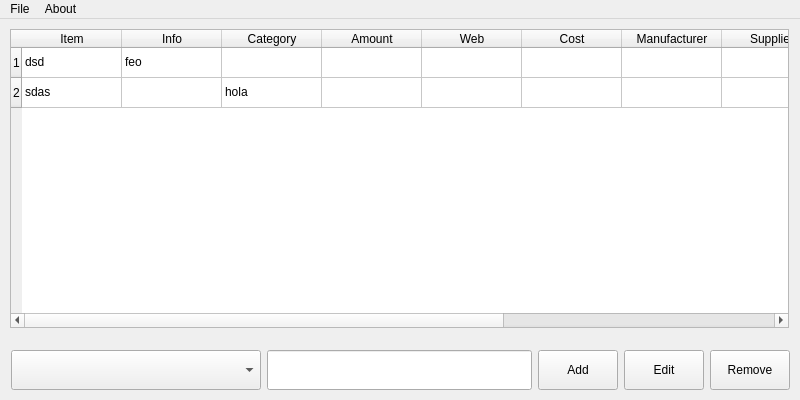
<?xml version="1.0" encoding="UTF-8"?>
<ui version="4.0">
 <class>MainWindow</class>
 <widget class="QMainWindow" name="MainWindow">
  <property name="geometry">
   <rect>
    <x>0</x>
    <y>0</y>
    <width>800</width>
    <height>400</height>
   </rect>
  </property>
  <property name="windowTitle">
   <string>MainWindow</string>
  </property>
  <widget class="QWidget" name="centralWidget">
   <widget class="QWidget" name="horizontalLayoutWidget">
    <property name="geometry">
     <rect>
      <x>0</x>
      <y>320</y>
      <width>801</width>
      <height>52</height>
     </rect>
    </property>
    <layout class="QHBoxLayout" name="horizontalLayout">
     <property name="sizeConstraint">
      <enum>QLayout::SetDefaultConstraint</enum>
     </property>
     <item>
      <widget class="QComboBox" name="categoryBox">
       <property name="minimumSize">
        <size>
         <width>250</width>
         <height>40</height>
        </size>
       </property>
      </widget>
     </item>
     <item>
      <widget class="QLineEdit" name="filterEdit">
       <property name="minimumSize">
        <size>
         <width>250</width>
         <height>40</height>
        </size>
       </property>
      </widget>
     </item>
     <item>
      <widget class="QPushButton" name="addBtn">
       <property name="minimumSize">
        <size>
         <width>0</width>
         <height>40</height>
        </size>
       </property>
       <property name="text">
        <string>Add</string>
       </property>
      </widget>
     </item>
     <item>
      <widget class="QPushButton" name="editBtn">
       <property name="minimumSize">
        <size>
         <width>0</width>
         <height>40</height>
        </size>
       </property>
       <property name="text">
        <string>Edit</string>
       </property>
      </widget>
     </item>
     <item>
      <widget class="QPushButton" name="removeBtn">
       <property name="minimumSize">
        <size>
         <width>0</width>
         <height>40</height>
        </size>
       </property>
       <property name="text">
        <string>Remove</string>
       </property>
      </widget>
     </item>
    </layout>
   </widget>
   <widget class="QWidget" name="verticalLayoutWidget">
    <property name="geometry">
     <rect>
      <x>-1</x>
      <y>-1</y>
      <width>801</width>
      <height>321</height>
     </rect>
    </property>
    <layout class="QVBoxLayout" name="verticalLayout">
     <property name="spacing">
      <number>2</number>
     </property>
     <property name="sizeConstraint">
      <enum>QLayout::SetMaximumSize</enum>
     </property>
     <item>
      <widget class="QTableWidget" name="tableWidget">
       <property name="verticalScrollMode">
        <enum>QAbstractItemView::ScrollPerPixel</enum>
       </property>
       <property name="horizontalScrollMode">
        <enum>QAbstractItemView::ScrollPerPixel</enum>
       </property>
       <property name="sortingEnabled">
        <bool>true</bool>
       </property>
       <property name="columnCount">
        <number>12</number>
       </property>
       <attribute name="horizontalHeaderShowSortIndicator" stdset="0">
        <bool>true</bool>
       </attribute>
       <attribute name="verticalHeaderShowSortIndicator" stdset="0">
        <bool>true</bool>
       </attribute>
       <row>
        <property name="text">
         <string>1</string>
        </property>
       </row>
       <row>
        <property name="text">
         <string>2</string>
        </property>
       </row>
       <column>
        <property name="text">
         <string>Item</string>
        </property>
       </column>
       <column>
        <property name="text">
         <string>Info</string>
        </property>
       </column>
       <column>
        <property name="text">
         <string>Category</string>
        </property>
       </column>
       <column>
        <property name="text">
         <string>Amount</string>
        </property>
       </column>
       <column>
        <property name="text">
         <string>Web</string>
        </property>
       </column>
       <column>
        <property name="text">
         <string>Cost</string>
        </property>
       </column>
       <column>
        <property name="text">
         <string>Manufacturer</string>
        </property>
       </column>
       <column>
        <property name="text">
         <string>Supplier</string>
        </property>
       </column>
       <column>
        <property name="text">
         <string>Man. ID</string>
        </property>
       </column>
       <column>
        <property name="text">
         <string>Sup. ID</string>
        </property>
       </column>
       <column>
        <property name="text">
         <string>Storage</string>
        </property>
       </column>
       <column>
        <property name="text">
         <string>Datasheet</string>
        </property>
       </column>
       <item row="0" column="0">
        <property name="text">
         <string>dsd</string>
        </property>
       </item>
       <item row="0" column="1">
        <property name="text">
         <string>feo</string>
        </property>
       </item>
       <item row="1" column="0">
        <property name="text">
         <string>sdas</string>
        </property>
       </item>
       <item row="1" column="2">
        <property name="text">
         <string>hola</string>
        </property>
       </item>
      </widget>
     </item>
    </layout>
   </widget>
  </widget>
  <widget class="QMenuBar" name="menuBar">
   <property name="geometry">
    <rect>
     <x>0</x>
     <y>0</y>
     <width>800</width>
     <height>25</height>
    </rect>
   </property>
   <widget class="QMenu" name="menuExit">
    <property name="title">
     <string>File</string>
    </property>
    <addaction name="actionExit"/>
   </widget>
   <widget class="QMenu" name="menuAbout">
    <property name="title">
     <string>About</string>
    </property>
    <addaction name="actionAbout"/>
   </widget>
   <addaction name="menuExit"/>
   <addaction name="menuAbout"/>
  </widget>
  <action name="actionExit">
   <property name="text">
    <string>Exit</string>
   </property>
  </action>
  <action name="actionAbout">
   <property name="text">
    <string>About Electrorganizer</string>
   </property>
  </action>
 </widget>
 <layoutdefault spacing="6" margin="11"/>
 <resources/>
 <connections/>
</ui>
